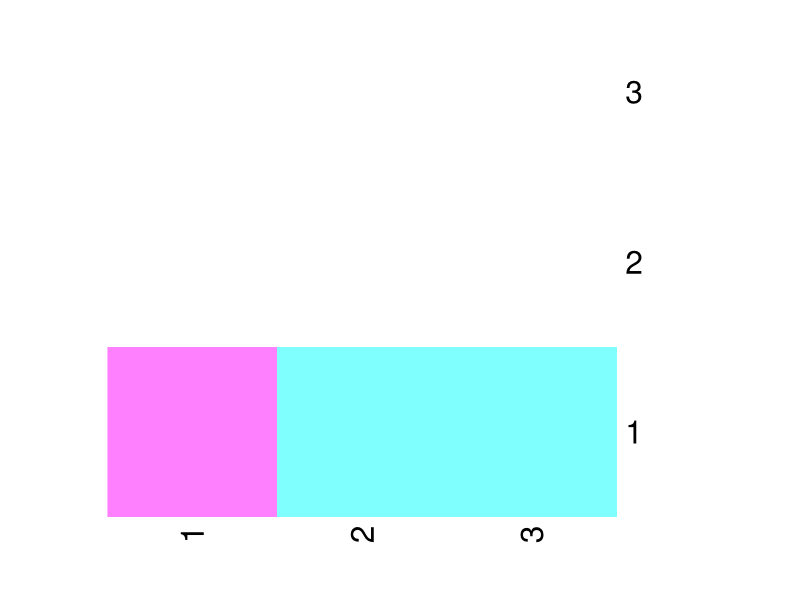

This figure's R source:
#!/usr/bin/env Rscript

# set.seed(666)
treeModel <- T
identity <- F
exact <- F
heatmap <- T

library("coda")
library("MASS")

lpr_mvn <- function (value, grad=FALSE, inv.cov)
{
  g <- - inv.cov %*% value
  r <- as.vector (t(value) %*% g / 2)
  if (grad)
  { attr(r,"grad") <- as.vector(g)
  }

  r
}

logmvdnorm <- function (x, mu, Sigma)
{
    d <- x - mu
    - length(x)/2 * log(2 * pi) - log(det(Sigma))/2 - t(d) %*% solve(Sigma) %*% d / 2
}

grad_logmvdnorm <- function (x, mu, Sigma) - c(solve(Sigma) %*% (x - mu))

HMC <- function (U, grad_U, epsilon, L, mass, current_q)
{
    q <- current_q
    p <- mvrnorm(1, rep.int(0, length(q)), mass) # multivariate normal variates
    current_p <- p
    # Make a half step for momentum at the beginning
    p <- p - epsilon * grad_U(q) / 2
    # Alternate full steps for position and momentum
    for (i in 1:L)
    {
        # Make a full step for the position
        q <- q + epsilon * p
        # Make a full step for the momentum, except at end of trajectory
        if (i < L) p <- p - epsilon * grad_U(q)
    }
    # Make a half step for momentum at the end.
    p <- p - epsilon * grad_U(q) / 2
    # Negate momentum at end of trajectory to make the proposal symmetric
    p <- -p
    # Evaluate potential and kinetic energies at start and end of trajectory
    current_U <- U(current_q)
    current_K <- -logmvdnorm(current_p, rep.int(0, length(q)), mass)
    proposed_U <- U(q)
    proposed_K <- -logmvdnorm(p, rep.int(0, length(q)), mass)
    # Accept or reject the state at end of trajectory, returning either
    # the position at the end of the trajectory or the initial position
    # write(current_U-proposed_U+current_K-proposed_K, stderr())
    if (log(runif(1)) < (current_U-proposed_U+current_K-proposed_K))
    {
        return (list(q = q, a = T))  # accept
    }
    else
    {
        return (list(q = current_q, a = F)) # reject
    }
}

exact_HMC <- function (t, mu, Sigma, q)
{
    a <- mvrnorm(1, rep.int(0, length(q)), Sigma)
    b <- q - mu
    a * sin(t) + b * cos(t) + mu
}

sample <- function (U, grad_U, epsilon, L, mass, M) {
    q <- rep.int(1, dim(mass)[1])
    accept <- 0
    X = matrix(nrow = M, ncol = length(q)+1)
    for (i in 1:M) {
        if (exact) {
            q <- exact_HMC(t, mu, Sigma, q)
            accept <- accept + 1
        } else {
            h <- HMC(U, grad_U, epsilon, L, mass, q)
            q <- h$q
            if (h$a) accept <- accept + 1
        }
        X[i,] <- c(-U(q), q)
    }
    list(X = X, a = accept/M)
}

if (heatmap) {
    mu <- c(0.07447646, 0.9947984)
    Sigma <- matrix(c(1.24064E-04, 0.0000562561, 0.0000562561, 0.0026316385), c(2, 2))
    epsilon <- sqrt(min(eigen(Sigma)$values))
    L <- 1
    U <- function(q) -logmvdnorm(q, mu, Sigma)
    grad_U <- function(q) -grad_logmvdnorm(q, mu, Sigma)
    n = 1
    ACT <- matrix(ncol = n*2+1, nrow = n*2+1)
    for (i in -n:n) {
        for (j in -n:n) {
            X <- sample(U, grad_U, epsilon, L, diag(c(2^i, 2^j)), 10000)$X
            mcmc <- as.mcmc(X)
            act <- as.vector(autocorr(mcmc, lags = 0, relative = F)[1,1,1])
            ACT[i+n-1,j+n-1] <- act
            write.table(X, paste("x", i, j, ".log", sep = ""), quote = F, sep = "\t")
        }
    }
    print(ACT)
    heatmap(ACT, col = cm.colors(256), Rowv=NA, Colv=NA)
} else {
    t <- pi / 2
    if (treeModel) {
        mu <- c(0.07447646, 0.9947984)
        Sigma <- matrix(c(1.24064E-04, 0.0000562561, 0.0000562561, 0.0026316385), c(2, 2))
        if (identity) {
            mass <- diag(2)
            epsilon <- 1/50
            L <- 75
        } else {
            mass <- solve(Sigma)
            epsilon <- 1/10000
            L <- 8
        }
    } else {
        mu <- c(1, 1)
        Sigma <- matrix(c(0.01, 0, 0, 0.00001), c(2, 2))
        if (identity) {
            mass <- diag(2)
            epsilon <- 1/200
            L <- 40
        } else {
            mass <- Sigma
            epsilon <- 1/30000
            L <- 40
        }
    }

    U <- function(q) -logmvdnorm(q, mu, Sigma) # + 4404.4148
    grad_U <- function(q) -grad_logmvdnorm(q, mu, Sigma)
    # U <- function(q) - length(q)/2 * log(2 * pi) - log(det(Sigma))/2 - lpr_mvn(q - mu, grad = F, solve(Sigma)) # + 4404.4148
    # grad_U <- function(q) -attr(lpr_mvn(q - mu, grad = T, solve(Sigma)), "grad")
    M <- 10000
    q <- rep.int(1, 2)
    accept <- 0
    write(paste(c("state", "U", "x", "y"), collapse="\t"), stdout())
    write(paste(c(0, -U(q), q), collapse="\t"), stdout())
    for (i in 1:M) {
        if (exact) {
            q <- exact_HMC(t, mu, Sigma, q)
            accept <- accept + 1
        } else {
            h <- HMC(U, grad_U, epsilon, L, mass, q)
            q <- h$q
            if (h$a) accept <- accept + 1
        }
        write(paste(c(i, -U(q), q), collapse="\t"), stdout())
    }
    write(paste("accept: ", accept / M), stderr())
}